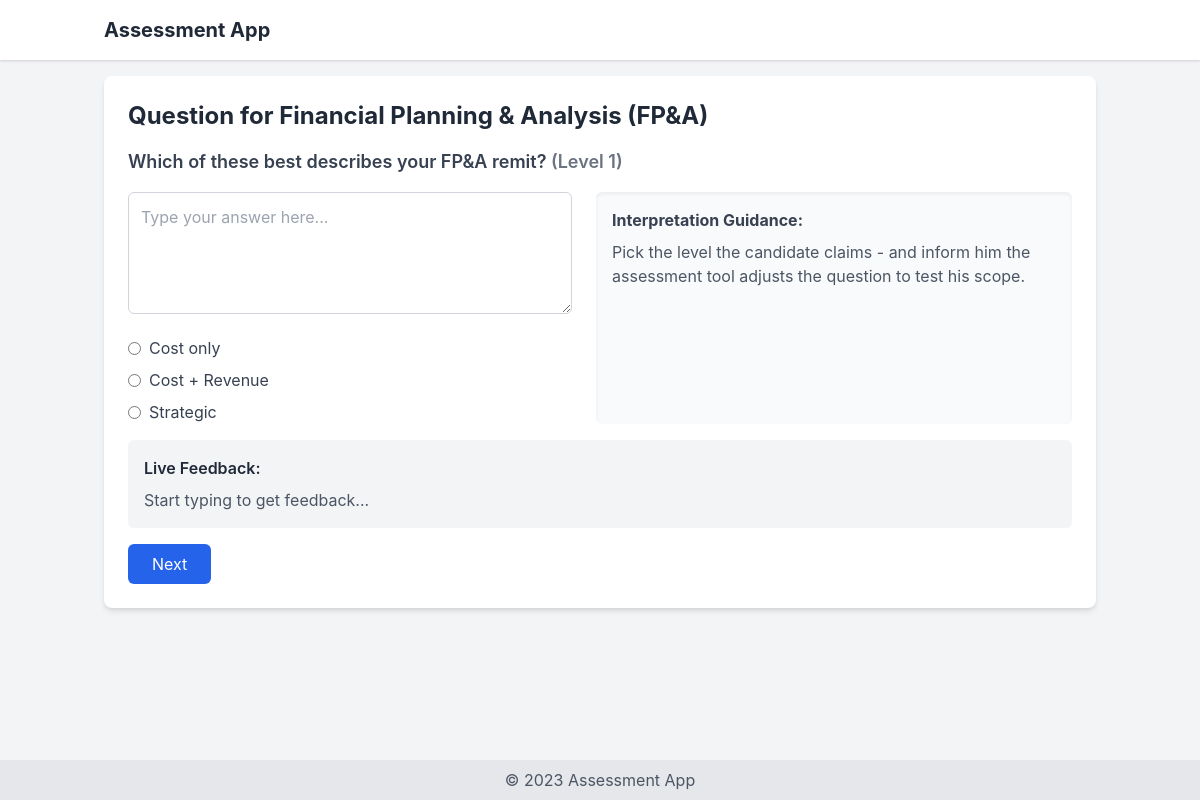
The page /interview_question/2/ on the database its author committed.
### assessments/models.py (models this page shows, shortened)
class InterviewSession(models.Model):
    competency = models.ForeignKey(Competency, on_delete=models.CASCADE)
    current_question = models.ForeignKey(Question, null=True, blank=True, on_delete=models.SET_NULL)
    chosen_scope = models.ForeignKey(Scope, null=True, blank=True, on_delete=models.SET_NULL)
    selected_competencies = models.ManyToManyField(Competency, related_name='sessions', blank=True)
    current_category_index = models.IntegerField(default=0)
    is_completed = models.BooleanField(default=False)
    created_at = models.DateTimeField(auto_now_add=True)

class Competency(models.Model):
    job_title = models.ForeignKey(JobTitle, on_delete=models.CASCADE)
    name = models.CharField(max_length=100)
    description = models.TextField(blank=True, help_text="Brief description of what this competency entails.")
    gateway_question = models.ForeignKey('Question', null=True, blank=True, on_delete=models.SET_NULL, related_name='competency_gateway')
    scope_question = models.ForeignKey('Question', null=True, blank=True, on_delete=models.SET_NULL, related_name='competency_scope')

class Question(models.Model):
    competency = models.ForeignKey(Competency, on_delete=models.CASCADE)
    category = models.ForeignKey(Category, on_delete=models.CASCADE, null=True, blank=True)
    text = models.TextField()
    sophistication_level = models.IntegerField(choices=[(i, i) for i in range(1, 6)])
    is_scope_question = models.BooleanField(default=False)
    next_if_yes = models.ForeignKey('self', null=True, blank=True, on_delete=models.SET_NULL, related_name='yes_followups')
    next_if_no = models.ForeignKey('self', null=True, blank=True, on_delete=models.SET_NULL, related_name='no_followups')
    interpretation_guidance = models.TextField(blank=True, help_text="Guidance on how to interpret the answer.")

class JobTitle(models.Model):
    department = models.ForeignKey(Department, on_delete=models.CASCADE)
    title = models.CharField(max_length=100)
    summary = models.TextField(blank=True, help_text="Summary of what this role usually does.")
    history = models.TextField(blank=True, help_text="Brief history of the role.")

class Scope(models.Model):
    competency = models.ForeignKey(Competency, on_delete=models.CASCADE)
    name = models.CharField(max_length=100)
    categories = models.ManyToManyField(Category)

### assessments/views.py (the view, shortened to what this page needs)
# urls.py: path('interview_question/<int:session_id>/', views.interview_question, name='interview_question'),
def interview_question(request, session_id):
    session = get_object_or_404(InterviewSession, id=session_id)
    if session.is_completed:
        return redirect('interview_complete', session_id=session.id)
    if session.current_question:
        question = session.current_question
        return render(request, 'interview_question.html', {'question': question, 'session': session})

### assessments/templates/interview_question.html (shortened to what this page needs)
{% extends 'base.html' %}
{% block content %}
<div class="bg-white shadow-md rounded-lg p-6">
    <h1 class="text-2xl font-bold text-gray-800 mb-4">Question for {{ session.competency.name }}</h1>
    <h3 class="text-lg font-semibold text-gray-700 mb-4">{{ question.text }} <span class="text-gray-500">(Level {{ question.sophistication_level }})</span></h3>
    <form method="post" class="space-y-4">
        <div class="flex flex-col md:flex-row gap-6">
            <div class="flex-1">
                <textarea name="answer"
                          id="answer_{{ question.id }}"
                          data-position="{{ session.competency.job_title.title }}"
                          data-competency="{{ session.competency.name }}"
                          data-question="{{ question.text }}"
                          data-guidance="{{ question.interpretation_guidance }}"
                          data-question-id="{{ question.id }}"
                          rows="4" class="w-full p-3 border border-gray-300 rounded-md focus:ring-2 focus:ring-blue-500" required placeholder="Type your answer here..."></textarea>
                {% if question.is_scope_question %}
                    <div class="mt-4 space-y-2">
                        {% for scope in session.competency.scope_set.all %}
                            <label class="flex items-center">
                                <input type="radio" name="scope_choice" value="{{ scope.id }}" class="form-radio text-blue-600" required>
                                <span class="ml-2 text-gray-700">{{ scope.name }}</span>
                            </label>
                        {% endfor %}
                    </div>
                {% endif %}
            </div>
            <div class="flex-1 bg-gray-50 p-4 rounded-md shadow-inner">
                <strong class="text-gray-700 block mb-2">Interpretation Guidance:</strong>
                <p class="text-gray-600">{{ question.interpretation_guidance|default:"No guidance provided." }}</p>
            </div>
        </div>
        <div id="feedback" class="mt-4 p-4 bg-gray-100 rounded-md">
            <h4 class="text-gray-800 font-semibold mb-2">Live Feedback:</h4>
            <p id="feedback-text" class="text-gray-600">Start typing to get feedback...</p>
        </div>
        <button type="submit" class="bg-blue-600 text-white px-6 py-2 rounded-md hover:bg-blue-700 transition mt-4">Next</button>
    </form>
</div>
{% endblock %}

### assessments/templates/base.html (shortened to what this page needs)
<!DOCTYPE html>
<html lang="en">
<head>
    <link href="https://cdn.jsdelivr.net/npm/tailwindcss@2.2.19/dist/tailwind.min.css" rel="stylesheet">
</head>
<body class="bg-gray-100 min-h-screen flex flex-col">
    <header class="bg-white shadow">
        <div class="container mx-auto p-4">
            <h1 class="text-xl font-bold text-gray-800">Assessment App</h1>
        </div>
    </header>
    <main class="container mx-auto p-4 flex-grow">
        {% block content %}{% endblock %}
    </main>
    <footer class="bg-gray-200 text-center p-2 text-gray-600">
        <p>&copy; 2023 Assessment App</p>
    </footer>
</body>
</html>

### assessments/templates/base.html (style rules this page uses)
body { font-family: 'Inter', sans-serif; }

### rows shown on the page
InterviewSession: competency.name "Financial Planning & Analysis (FP&A)"
Question: text "Which of these best describes your FP&A remit?", sophistication_level "1", interpretation_guidance "Pick the level the candidate claims - and inform him the assessment tool adjusts the question to test his scope."
Scope: name "Cost only"
Scope: name "Cost + Revenue"
Scope: name "Strategic"
